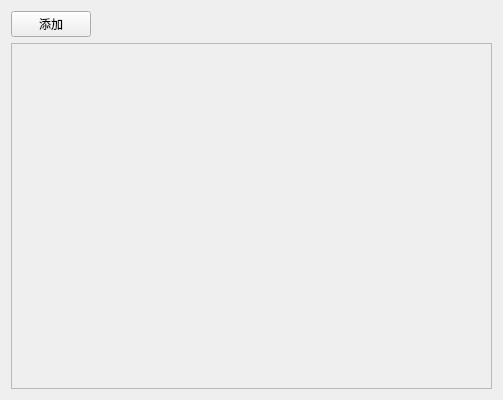
<?xml version="1.0" encoding="UTF-8"?>
<ui version="4.0">
 <class>DeviceView</class>
 <widget class="QWidget" name="DeviceView">
  <property name="geometry">
   <rect>
    <x>0</x>
    <y>0</y>
    <width>503</width>
    <height>400</height>
   </rect>
  </property>
  <property name="windowTitle">
   <string>Form</string>
  </property>
  <layout class="QGridLayout" name="gridLayout">
   <item row="0" column="0">
    <layout class="QHBoxLayout" name="horizontalLayout">
     <item>
      <widget class="QPushButton" name="pushButton_add">
       <property name="text">
        <string>添加</string>
       </property>
      </widget>
     </item>
     <item>
      <spacer name="horizontalSpacer">
       <property name="orientation">
        <enum>Qt::Horizontal</enum>
       </property>
       <property name="sizeHint" stdset="0">
        <size>
         <width>40</width>
         <height>20</height>
        </size>
       </property>
      </spacer>
     </item>
    </layout>
   </item>
   <item row="1" column="0">
    <widget class="QScrollArea" name="scrollArea">
     <property name="widgetResizable">
      <bool>true</bool>
     </property>
     <widget class="QWidget" name="scrollAreaWidgetContents">
      <property name="geometry">
       <rect>
        <x>0</x>
        <y>0</y>
        <width>483</width>
        <height>348</height>
       </rect>
      </property>
     </widget>
    </widget>
   </item>
  </layout>
 </widget>
 <resources/>
 <connections/>
</ui>
